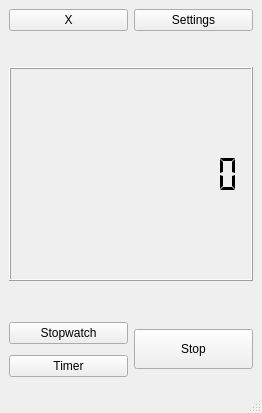
<?xml version="1.0" encoding="UTF-8"?>
<ui version="4.0">
 <class>MainWindow</class>
 <widget class="QMainWindow" name="MainWindow">
  <property name="geometry">
   <rect>
    <x>0</x>
    <y>0</y>
    <width>262</width>
    <height>413</height>
   </rect>
  </property>
  <property name="windowTitle">
   <string>MainWindow</string>
  </property>
  <widget class="QWidget" name="centralwidget">
   <layout class="QGridLayout" name="gridLayout">
    <item row="0" column="0">
     <layout class="QHBoxLayout" name="horizontalLayout">
      <item>
       <widget class="QPushButton" name="_exec66">
        <property name="text">
         <string>X</string>
        </property>
       </widget>
      </item>
      <item>
       <widget class="QPushButton" name="openSettingsPopup">
        <property name="text">
         <string>Settings</string>
        </property>
       </widget>
      </item>
     </layout>
    </item>
    <item row="4" column="0">
     <spacer name="verticalSpacer_4">
      <property name="orientation">
       <enum>Qt::Vertical</enum>
      </property>
      <property name="sizeType">
       <enum>QSizePolicy::Fixed</enum>
      </property>
      <property name="sizeHint" stdset="0">
       <size>
        <width>20</width>
        <height>30</height>
       </size>
      </property>
     </spacer>
    </item>
    <item row="3" column="0">
     <widget class="QLCDNumber" name="secsDisplay">
      <property name="sizePolicy">
       <sizepolicy hsizetype="Minimum" vsizetype="Minimum">
        <horstretch>0</horstretch>
        <verstretch>0</verstretch>
       </sizepolicy>
      </property>
      <property name="minimumSize">
       <size>
        <width>0</width>
        <height>12</height>
       </size>
      </property>
      <property name="smallDecimalPoint">
       <bool>true</bool>
      </property>
      <property name="digitCount">
       <number>10</number>
      </property>
      <property name="segmentStyle">
       <enum>QLCDNumber::Flat</enum>
      </property>
     </widget>
    </item>
    <item row="5" column="0">
     <layout class="QHBoxLayout" name="horizontalLayout_2">
      <item>
       <layout class="QVBoxLayout" name="verticalLayout_2">
        <property name="spacing">
         <number>1</number>
        </property>
        <item>
         <spacer name="verticalSpacer_5">
          <property name="orientation">
           <enum>Qt::Vertical</enum>
          </property>
          <property name="sizeType">
           <enum>QSizePolicy::Fixed</enum>
          </property>
          <property name="sizeHint" stdset="0">
           <size>
            <width>20</width>
            <height>5</height>
           </size>
          </property>
         </spacer>
        </item>
        <item>
         <widget class="QPushButton" name="infiniteStopwatch">
          <property name="cursor">
           <cursorShape>PointingHandCursor</cursorShape>
          </property>
          <property name="text">
           <string>Stopwatch</string>
          </property>
         </widget>
        </item>
        <item>
         <spacer name="verticalSpacer_2">
          <property name="orientation">
           <enum>Qt::Vertical</enum>
          </property>
          <property name="sizeType">
           <enum>QSizePolicy::Fixed</enum>
          </property>
          <property name="sizeHint" stdset="0">
           <size>
            <width>20</width>
            <height>10</height>
           </size>
          </property>
         </spacer>
        </item>
        <item>
         <widget class="QPushButton" name="finiteStopwatch">
          <property name="cursor">
           <cursorShape>PointingHandCursor</cursorShape>
          </property>
          <property name="text">
           <string>Timer</string>
          </property>
         </widget>
        </item>
        <item>
         <spacer name="verticalSpacer_3">
          <property name="orientation">
           <enum>Qt::Vertical</enum>
          </property>
          <property name="sizeType">
           <enum>QSizePolicy::Fixed</enum>
          </property>
          <property name="sizeHint" stdset="0">
           <size>
            <width>20</width>
            <height>5</height>
           </size>
          </property>
         </spacer>
        </item>
       </layout>
      </item>
      <item>
       <layout class="QVBoxLayout" name="verticalLayout_3">
        <item>
         <spacer name="verticalSpacer">
          <property name="orientation">
           <enum>Qt::Vertical</enum>
          </property>
          <property name="sizeType">
           <enum>QSizePolicy::Fixed</enum>
          </property>
          <property name="sizeHint" stdset="0">
           <size>
            <width>20</width>
            <height>5</height>
           </size>
          </property>
         </spacer>
        </item>
        <item>
         <widget class="QPushButton" name="killTimer">
          <property name="sizePolicy">
           <sizepolicy hsizetype="Minimum" vsizetype="Maximum">
            <horstretch>0</horstretch>
            <verstretch>0</verstretch>
           </sizepolicy>
          </property>
          <property name="minimumSize">
           <size>
            <width>0</width>
            <height>40</height>
           </size>
          </property>
          <property name="text">
           <string>Stop</string>
          </property>
         </widget>
        </item>
        <item>
         <spacer name="verticalSpacer_6">
          <property name="orientation">
           <enum>Qt::Vertical</enum>
          </property>
          <property name="sizeType">
           <enum>QSizePolicy::Fixed</enum>
          </property>
          <property name="sizeHint" stdset="0">
           <size>
            <width>20</width>
            <height>5</height>
           </size>
          </property>
         </spacer>
        </item>
       </layout>
      </item>
     </layout>
    </item>
    <item row="1" column="0">
     <spacer name="verticalSpacer_7">
      <property name="orientation">
       <enum>Qt::Vertical</enum>
      </property>
      <property name="sizeType">
       <enum>QSizePolicy::Fixed</enum>
      </property>
      <property name="sizeHint" stdset="0">
       <size>
        <width>20</width>
        <height>30</height>
       </size>
      </property>
     </spacer>
    </item>
   </layout>
  </widget>
  <widget class="QStatusBar" name="statusbar"/>
  <action name="actionExit">
   <property name="text">
    <string>Exit</string>
   </property>
  </action>
  <action name="actionSettings">
   <property name="text">
    <string>Settings</string>
   </property>
  </action>
 </widget>
 <resources/>
 <connections/>
</ui>
